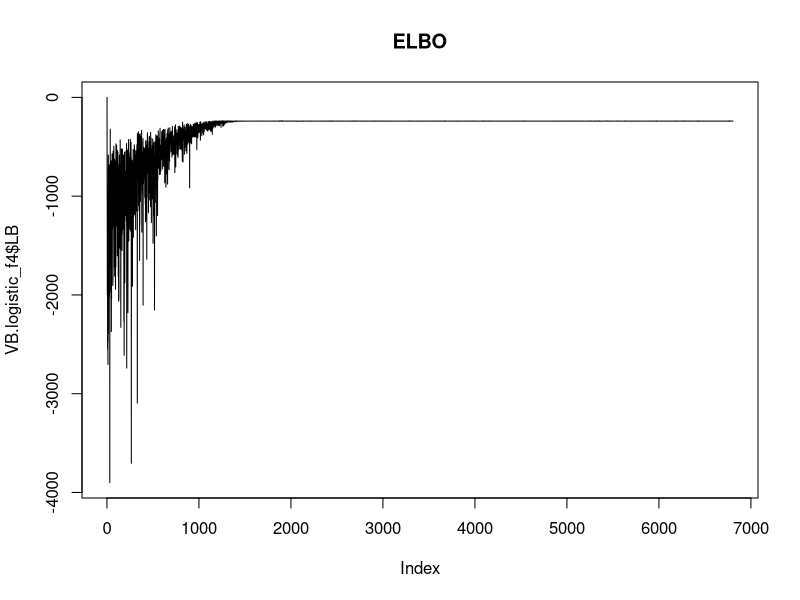
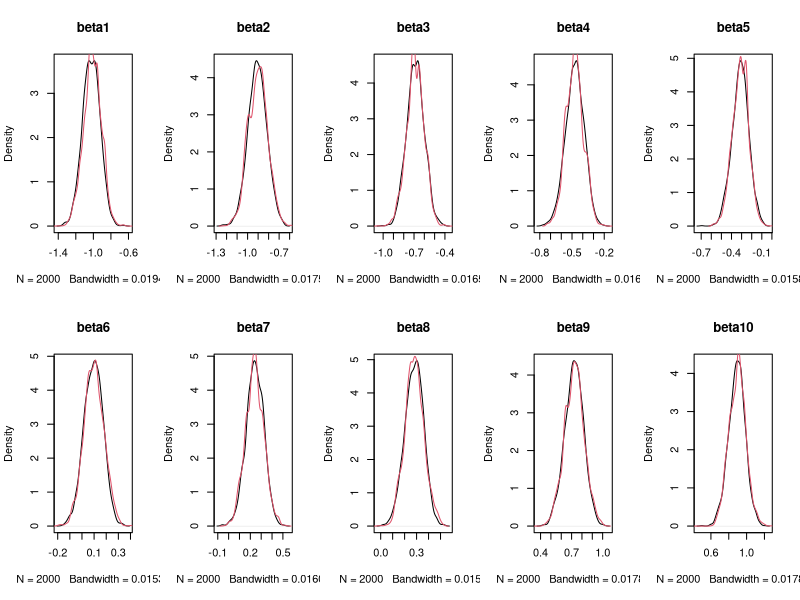
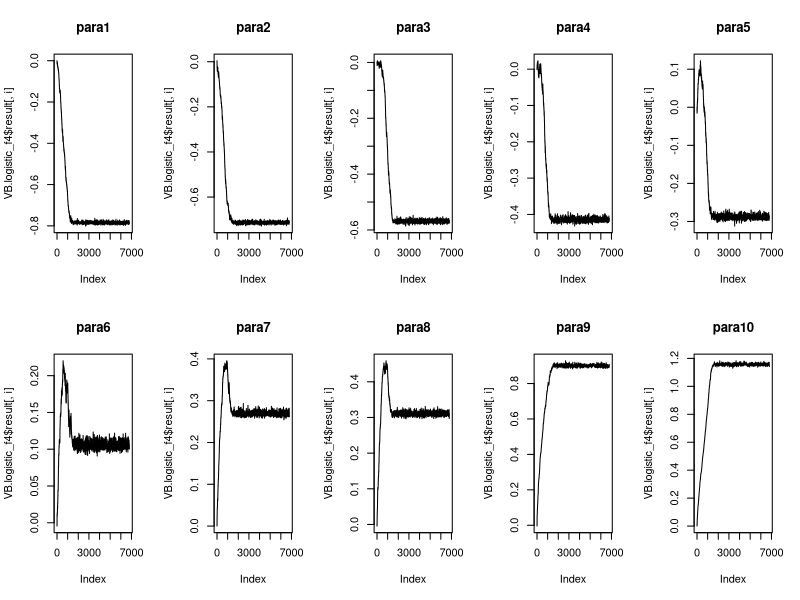
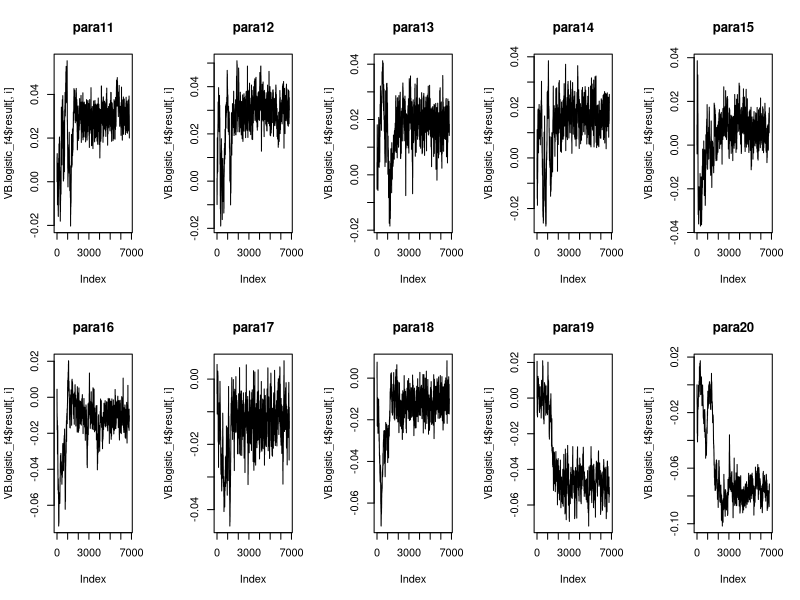
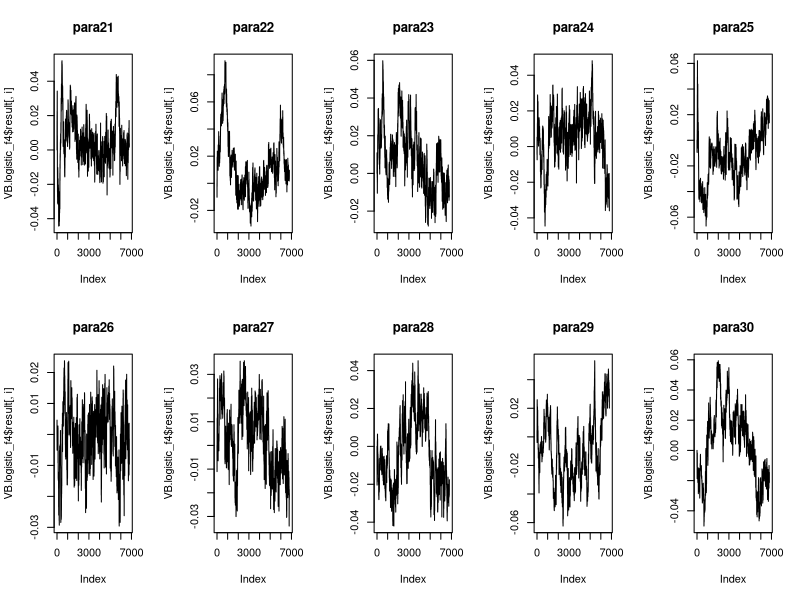
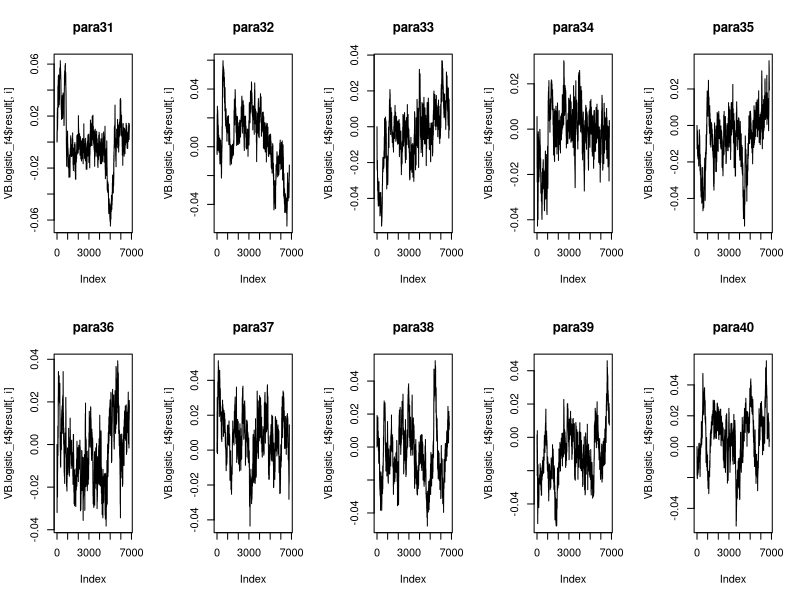
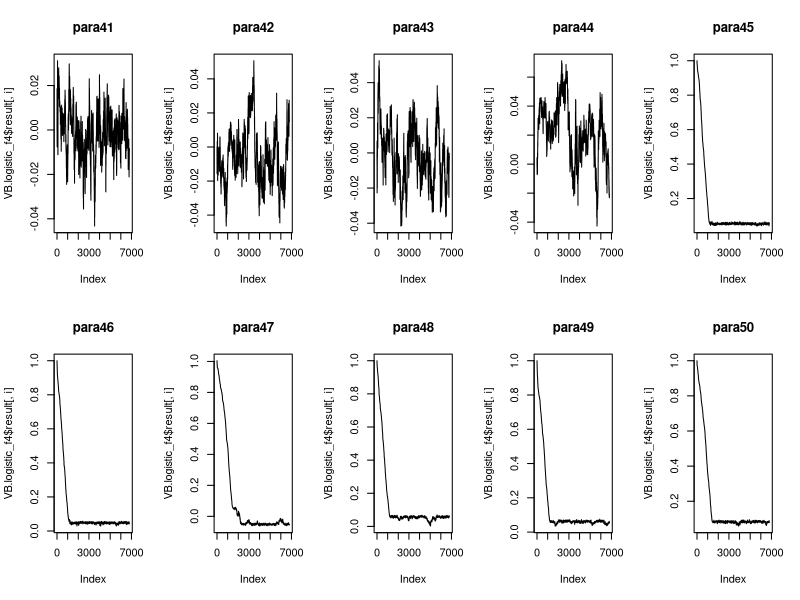
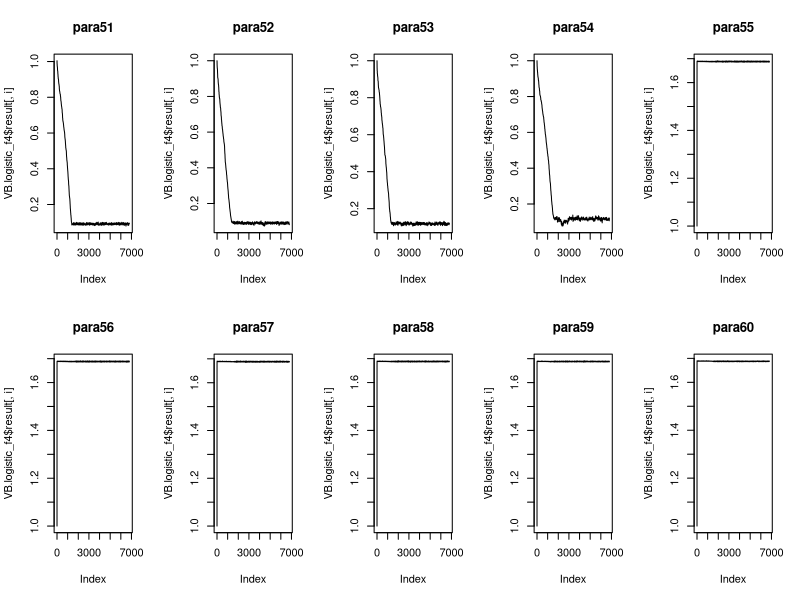

The R source for these figures, in order:
# Bayesian logistic regression - Gaussian Copula

##### helper function #####

generate.theta = function(x,VB,nsample = 2000 ){
  m = dim(x)[2]
  nf = VB$nf
  index = get.index.logistic(x,nf)
  mu.index = index$mu.index
  B.index = index$B.index
  d.index = index$d.index
  gamma.index = index$gamma.index
  
  mu.VB = tail(VB$result[,mu.index],1)
  B.VB= VectoMat.C(nr =m, nc = nf, tail(VB$result[,B.index],1))
  d.VB= tail(VB$result[,d.index],1)
  gamma.VB = tail(VB$result[,gamma.index],1)
  
  SIGMA = B.VB%*%t(B.VB) 
  diag(SIGMA) = diag(SIGMA) + d.VB^2
  
  psi.VB = mvrnorm(n=2000, mu = mu.VB, SIGMA)
  res=apply(psi.VB,1,function(x) sapply(1:m, function(i) t_inv_psi(x[i],gamma.VB[i])  ))
  return(t(res)) 
}


expit = function(eta){
  1/(1+exp(-eta))
}

get.index.logistic = function(x, p){
  # m: number of beta
  m  = dim(x)[2]
  total.para  = m + sum(m:(m-p+1))+ m + m
  mu.index = 1:m
  B.index = (m+1):(m+sum(m:(m-p+1)))
  d.index = (m + sum(m:(m-p+1))+1): (2*m + sum(m:(m-p+1)))
  gamma.index = (2*m + sum(m:(m-p+1))+1) : total.para
  list(mu.index = mu.index, B.index = B.index, d.index = d.index,
       gamma.index = gamma.index, total.para = total.para)
}

# compute d gamma / d eta, where eta = log (gamma / (2-gamma))
dev_logitgamma = function(x){
  2*exp(x)/(1+exp(x))^2
}

# functions of Y-J transformation (table 1 of Smith & Nott 2019)


t_gamma = function(theta, gamma){
  if (theta < 0){
    theta.bar = 1- theta
    output = (theta.bar^(2-gamma)-1)/(gamma-2)
  }else{
    output = ((theta+1)^gamma - 1 )/gamma
  }
  return(output)
}

t_inv_psi = function(psi, gamma){
  if (psi < 0){
    output = 1- (1-psi*(2-gamma))^(1/(2-gamma))
  }else{
    output = (1 + psi*gamma)^(1/gamma) -1
  }
  return (output)
}

dev_theta_t= function( theta, gamma){
  if (theta < 0){
    output = (1-theta)^(1-gamma)
  }else{
    output = (theta+1)^(gamma-1)
  }
  return (output)
}

dev2_theta2_t = function(theta, gamma){
  if (theta < 0){
    theta.bar = 1 - theta
    output = (gamma - 1)*(theta.bar)^(-gamma)
  }else{
    output = (gamma - 1)*(theta + 1)^(gamma - 2)
  }
  return (output)
}

dev_psi_tinv= function(psi, gamma){
  if (psi < 0){
    output = (1 - psi *(2-gamma))^((gamma-1)/(2-gamma))  
  }else{
    output = (1 + psi * gamma)^((1-gamma)/gamma)
  }
  return (output)
}


dev_gamma_t = function(theta, gamma){
  if (theta < 0){
    theta.bar = 1 - theta
    output = ((2-gamma)*theta.bar^(2-gamma)*log(theta.bar)- theta.bar^(2-gamma)+1)/(2-gamma)/(2-gamma)
  }else{
    output = (gamma * (1+theta)^gamma * log(1+theta)- (1+theta)^gamma +1)/gamma/gamma
  }
  return (output)
}

dev_gamma_tinv = function(psi, theta, gamma){
    output = - dev_psi_tinv(psi,gamma) * dev_gamma_t(theta,gamma)
    return(output)
}

dev_gamma_t = function(theta, gamma){
  if (theta < 0){
    theta.bar = 1 - theta
    output = -(theta.bar^(1-gamma))*log(theta.bar)
  }else{
    output = (theta + 1)^(gamma-1)*log(theta+1)
  }
  return(output)
}




##### data generation #####

# p number of parameters
# X: n by p matrix
# y: n by 1 matrix
# beta: p by 1 matrix

# construct data by logit(y) = Xb

n=500
p=10

# generate X
# ev <- 1:p # choose some positive eigenvalues
# U <- svd(matrix(runif(p*p), nc=p))$u  # an orthogonal matrix
# pdM <- U %*% diag(ev) %*% t(U) 
# x = mvrnorm(n, mu = c(1:p)/2, pdM)

x = matrix(rnorm(p*n),ncol=p)

beta.true = seq(from=-p/2,to=p/2-1, length.out = p)/4
Pry  = expit(x%*%matrix(beta.true,ncol=1))

y = matrix(rbinom(n,1, Pry),ncol=1)




library(MASS)

##### MCMC : independent MH #####


loglik = function(beta, y ,x){
  t(y)%*%x%*%beta - sum(log(1+ exp(x%*%beta)))
}


get.hyperpara = function(y, x){
  glm.fit = glm(y ~ x+0, family = binomial)
  beta.mle =  matrix(glm.fit$coefficients,ncol=1)
  k = nrow(beta.mle)
  sigmainv.hat = diag(k)
  scalor = exp(x%*%beta.mle)/(1+exp(x%*%beta.mle))^2
  for ( i in 1:dim(x)[1]){
    sigmainv.hat = sigmainv.hat + x[i,]%*%t(x[i,])*scalor[i]
  }
  sigma.hat = solve(sigmainv.hat)
  return (list(mu.hat = beta.mle, sigma.hat = sigma.hat, sigmainv.hat=sigmainv.hat))
}

logprior = function(beta, mu.hat, sigma.hat, sigmainv.hat){
  k = nrow(beta)
  -0.5*k*log(2*pi)- 0.5* log(det(sigma.hat))- 0.5*t(beta-mu.hat)%*%sigmainv.hat%*%(beta-mu.hat)
}





# @posterior calculation
# @output: list of beta 
# @ assume prior of beta ~ N(0, Ip)

mcmc.logistic = function(niter=2000,burn_in = 2000, y, x ){
  i = 1
  p = dim(x)[2]
  n = dim(x)[1]
  beta.matrix = matrix(0,nrow = niter+burn_in, ncol = p)
  beta.curr = matrix(rnorm(p),ncol=1)
  
  hyper.para = get.hyperpara(y,x)
  mu.hat = hyper.para$mu.hat
  sigma.hat = hyper.para$sigma.hat
  sigmainv.hat = hyper.para$sigmainv.hat
   
  while (i < niter+burn_in){
  
    beta.prop = mvrnorm(n=1,mu=mu.hat, Sigma =  sigma.hat)
    
    log.accept = loglik(beta.prop,y,x)-
      loglik(beta.curr,y,x)
    
    if (min(1,exp(log.accept))>runif(1)){
      beta.curr = beta.prop
    }
    beta.matrix[i,] = beta.curr
    i = i+1
  }
  return(beta.matrix)
  
}



##### VB logistic regression ##### 

# @ theta {beta} (p) dim
# @ lambda {mu, B, d}, B is a lower triangular matrix 
# @ d diagnol entry of D

# @ input: p, dim of beta
# @ output: a vectorised diagonal lower triangular matrix. 
MattoVec.C = function(C){
  C[lower.tri(C,TRUE)]
}

# @input: nr number of rows, nc: number of cols, C a vector
# @output: a lower triangular matrix with nr rows, nc cols
VectoMat.C = function(nr,nc,C){
  ind = matrix(1:(nr*nc),ncol=nc,byrow=FALSE)
  ind[seq(1,nr*nc,1)[lower.tri(ind,TRUE)]] = C
  ind[upper.tri(ind,FALSE)] = 0
  return(ind)
}

# output: return a p by 1 matrix
gradient.h = function(y,x,theta,mu.hat,sigma.hat,sigmainv.hat){
  p = length(theta)
  beta.est = matrix(theta[1:p],ncol=1)
  # grad.theta = rep(0,p)
  # for (i in 1:nrow(y)){
  #   grad.theta = grad.theta+ c(y[i,])*x[i,] - c(exp(x[i,]%*%beta.est)/(1+exp(x[i,]%*%beta.est))) * x[i,]
  # }
  # grad.theta = grad.theta  -sigmainv.hat%*%(beta.est-mu.hat)

  grad.theta = matrix(apply(sweep(x,1,-exp(x%*%beta.est)/(1+exp(x%*%beta.est)),"*") ,2,sum),ncol=1) + matrix(t(y)%*%x,ncol=1)-sigmainv.hat%*%(beta.est-mu.hat)
  return(grad.theta)
}

gradient.q = function(theta, psi,mu,B,D,gamma){
  m = nrow(theta)
  numer = sapply(1:m, function(x) dev2_theta2_t(theta[x],gamma[x]))
  denom = sapply(1:m, function(x) dev_theta_t(theta[x],gamma[x]))
  # replace by woodbury formula later
  invSIGMA = solve(B%*%t(B) + D%*%D )
  dpsi_dtheta = sapply(1:m, function(x) dev_theta_t(theta[x],gamma[x]))
  matrix(-c(invSIGMA%*%(psi-mu))*dpsi_dtheta + numer/denom,ncol=1)
  }

ELBO.logistic = function(y,x,psi,theta,mu,B, D, gamma, mu.hat,sigma.hat, sigmainv.hat){
  p = length(theta)
  
  psi = matrix(psi,ncol=1)
  beta = matrix(theta[1:p],ncol=1)
  
  # in terms of psi
  invSIGMA = solve(B%*%t(B) + D%*%t(D) )

  loglik = loglik(beta,y,x)
  
  logprior = logprior(beta,mu.hat,sigma.hat,sigmainv.hat)
  
  logq = 0.5*log(det(invSIGMA))- 0.5*( t(psi-mu)%*%invSIGMA%*%(psi-mu))+ sum(log(sapply(1:p, function(x) dev_theta_t(theta[x],gamma[x]))))
  return(loglik+logprior - logq)
}


GC.logistic = function(x,y,m = dim(x)[2],zeta = 0.95, ep0 = 1e-6, p = 2){
  # dimension of lambda
  index = get.index.logistic(x, p)
  
  diff.lambda = rep(NA,index$total.para)
  result.trace = matrix(0,ncol=index$total.para, nrow = 1)
  
  mu.index = index$mu.index
  B.index = index$B.index
  d.index = index$d.index
  gamma.index = index$gamma.index
  
  #initialize gamma and d to 1
  result.trace[gamma.index] = 1 
  result.trace[d.index] = 1
  
  Eg2 = Edelta2 = rep(0,index$total.para)
  
  LB = 0
  t = 1
  
  # about prior hyper parameter
  hyper.para = get.hyperpara(y,x)
  mu.hat = matrix(hyper.para$mu.hat,ncol=1)
  sigma.hat = hyper.para$sigma.hat
  sigmainv.hat = hyper.para$sigmainv.hat
  
  while (any(diff.lambda>0.001) || t<5000){
    # read lastest mu and C
    mu = matrix(result.trace[t,mu.index],ncol=1)
    B.vec = matrix(result.trace[t,B.index],ncol=1)
    B = VectoMat.C(nr = m,nc = p,B.vec)
    d = matrix(result.trace[t,d.index],ncol=1)
    D = diag(c(d))
    gamma = matrix(result.trace[t,gamma.index],ncol=1)
    
    # step 1
    ep = matrix(rnorm(m),ncol=1)
    z = matrix(rnorm(p),ncol=1)
    
    psi = mu + B%*%z + d*ep
    theta = sapply(1:m, function(x) t_inv_psi(psi[x],gamma[x]))
    
    # put in matrix form
    theta = matrix(theta,ncol=1)
    
    #dev_psi_tinv_value = sapply(1:m, function(x) dev_psi_tinv(psi[x],gamma[x]))
    
    dev_gamma_tinv_value = dev_psi_tinv_value = rep(NA,m)
    for (i in 1:m){
      dev_psi_tinv_value[i] = dev_psi_tinv(psi[i],gamma[i])
      dev_gamma_tinv_value[i] = dev_gamma_tinv(psi[i],theta[i],gamma[i])
    }
    
    #rewrite this function, sapply can not be used here
    #dev_gamma_tinv_value = sapply(1:m, function(x) dev_gamma_tinv(psi[x],theta[x],gamma[x]))
    
    # step 2
    
    grad.h  = gradient.h(y,x,theta,mu.hat,sigma.hat,sigmainv.hat)
    grad.q = gradient.q(theta,psi,mu,B,D,gamma)
    diff.grad = grad.h - grad.q
    # gradient wrt mu
    g_mu = diff.grad*dev_psi_tinv_value
    
    # gradient wrt B
    g_B = (dev_psi_tinv_value*diff.grad) %*% t(z) 
    g_B = MattoVec.C(g_B)
    # gradient wrt d
    
    g_d = dev_psi_tinv_value*diff.grad *ep
    
    # gradient wrt gamma
    eta = log(gamma/(2-gamma))
    g_eta = diff.grad * dev_gamma_tinv_value * dev_logitgamma(eta)
    
    # step 3 : let's update all para at one time
    # rewrite as follows:
    g_vec = c(g_mu,g_B,g_d,g_eta)
    
    ## 
    Eg2 = zeta*Eg2 + (1-zeta)*g_vec^2
    
    rho = sqrt(Edelta2+ep0)/sqrt(Eg2+ep0)
    
    delta.lambda2 = rho * g_vec
    
    update_para = result.trace[t,] + delta.lambda2
    
    Edelta2 = zeta * Edelta2 + (1-zeta)*delta.lambda2^2
    
    mu = update_para[mu.index]
    B = VectoMat.C(nr = m,nc = p,update_para[B.index])
    D = diag(c(update_para[d.index]))
    gamma = expit(update_para[gamma.index])*2
    update_para[gamma.index] = gamma
    # step 8: combine results
    result.trace = do.call(rbind, list(result.trace, update_para))
 
    t = t+1
    diff.lambda = diff(result.trace[(t-1):t,])
    LB = c(LB,ELBO.logistic(y,x,psi,theta,mu,B,D,gamma,mu.hat,sigma.hat,sigmainv.hat))
  }
  return(list(result = result.trace,LB=LB, nf = p))
}


#### VB result
VB.logistic_f4 = GC.logistic(x=x,y=y, p = 4)
theta.f4 = generate.theta(x,VB.logistic_f4)
mcmc.output = mcmc.logistic(y=y,x=x)


pdf("Case4_VBMCMC.gaussian_copula.pdf")

plot(VB.logistic_f4$LB,type="l", main="ELBO")

par(mfrow=c(2,5),xpd=FALSE)

for (i in 1:dim(x)[2]){
  plot(density(theta.f4[,i]),col=1,main=paste0("beta",i))
  lines(density(mcmc.output[,i]),col=2)
  #legend("topright",legend=c("VB","MCMC"),col=c(1,2),lty=c(1,1))
}

for (i in 1:dim(VB.logistic_f4$result)[2]){
  plot(VB.logistic_f4$result[,i],col=1,main=paste0("para",i),type='l')
  #legend("topright",legend=c("VB","MCMC"),col=c(1,2),lty=c(1,1))
}



dev.off()
